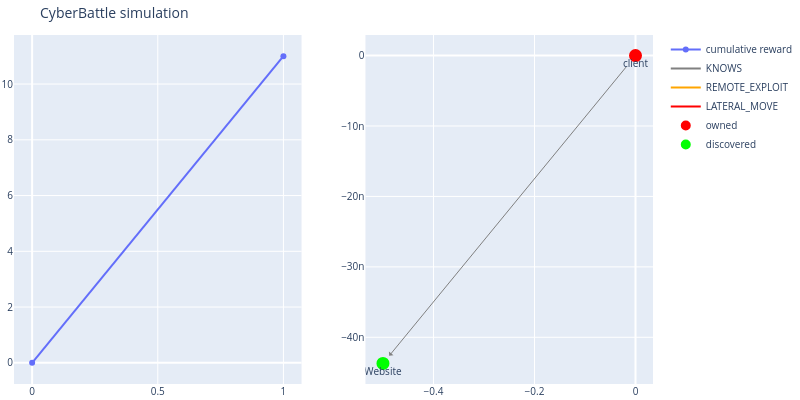
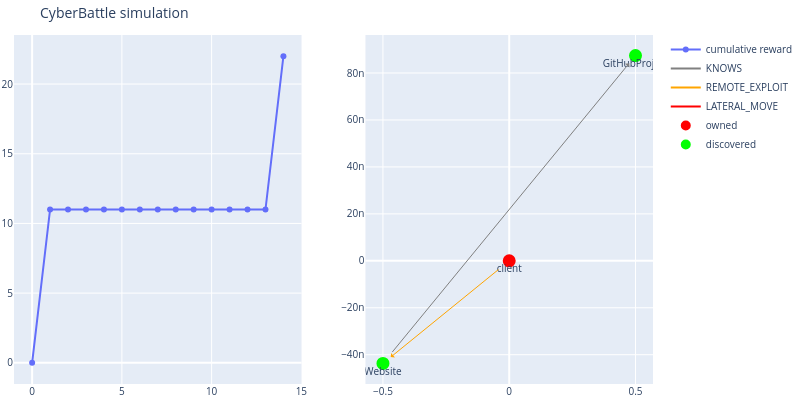
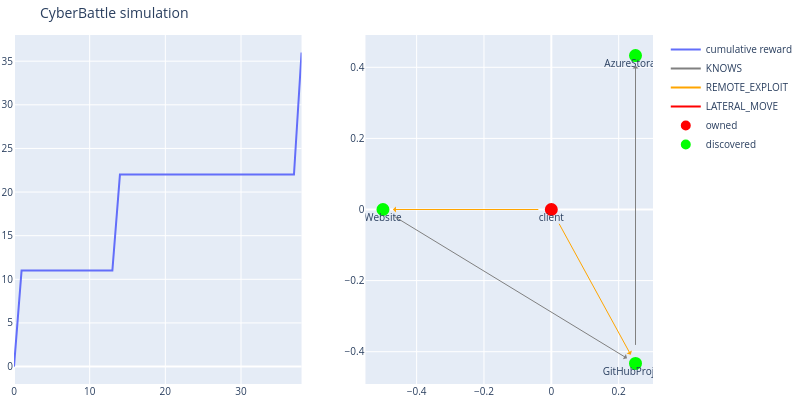
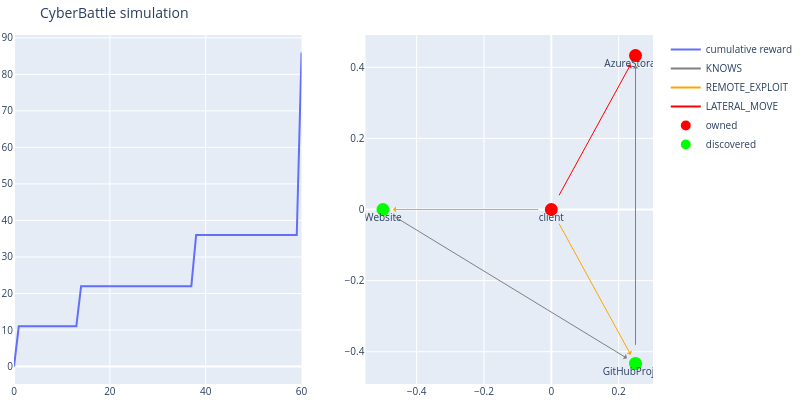

Notebook code for these charts, in order:
### Code cell
for i_episode in range(1):
    observation, _ = gym_env.reset()

    total_reward = 0

    for t in range(5600):
        action = gym_env.sample_valid_action()

        observation, reward, done, _, info = gym_env.step(action)

        total_reward += reward

        if reward > 0:
            print("####### rewarded action: {action}")
            print(f"total_reward={total_reward} reward={reward}")
            gym_env.render()

        if done:
            print("Episode finished after {} timesteps".format(t + 1))
            break

    gym_env.render()

gym_env.close()
print("simulation ended")

### Figure 1 — Plotly figure (JSON) as saved in the notebook; plotly's stock layout.template omitted (floating-point values rounded to 4 significant figures)
{"data": [{"name": "cumulative reward", "type": "scatter", "xaxis": "x", "y": [0, 11], "yaxis": "y"}, {"line": {"color": "gray"}, "mode": "lines", "name": "KNOWS", "type": "scatter", "x": [0], "xaxis": "x2", "y": [0], "yaxis": "y2"}, {"line": {"color": "orange"}, "mode": "lines", "name": "REMOTE_EXPLOIT", "type": "scatter", "x": [0], "xaxis": "x2", "y": [0], "yaxis": "y2"}, {"line": {"color": "red"}, "mode": "lines", "name": "LATERAL_MOVE", "type": "scatter", "x": [0], "xaxis": "x2", "y": [0], "yaxis": "y2"}, {"hoverinfo": "text", "marker": {"color": "#D32F2E", "line": {"color": "rgb(255,0,0)", "width": 8}, "size": 5, "symbol": "circle-dot"}, "mode": "markers+text", "name": "owned", "text": ["client"], "textposition": "bottom center", "type": "scatter", "x": [0], "xaxis": "x2", "y": [0], "yaxis": "y2"}, {"hoverinfo": "text", "marker": {"color": "#0e9d00", "line": {"color": "rgb(0,255,0)", "width": 8}, "size": 5, "symbol": "circle-dot"}, "mode": "markers+text", "name": "discovered", "text": ["Website"], "textposition": "bottom center", "type": "scatter", "x": [-0.5], "xaxis": "x2", "y": [-4.371e-08], "yaxis": "y2"}], "layout": {"annotations": [{"align": "center", "arrowcolor": "gray", "arrowhead": 1, "arrowsize": 1, "arrowwidth": 1, "ax": 0, "axref": "x2", "ay": 0, "ayref": "y2", "hovertext": "KNOWS", "opacity": 1, "showarrow": true, "standoff": 10, "startstandoff": 10, "x": -0.5, "xref": "x2", "y": -4.371e-08, "yref": "y2"}], "autosize": false, "font": {"size": 10}, "height": 400, "hovermode": "closest", "margin": {"b": 15, "l": 2, "r": 2, "t": 35}, "showlegend": true, "title": {"text": "CyberBattle simulation"}, "width": 800, "xaxis": {"anchor": "y", "domain": [0, 0.45]}, "xaxis2": {"anchor": "y2", "domain": [0.55, 1]}, "yaxis": {"anchor": "x", "domain": [0, 1]}, "yaxis2": {"anchor": "x2", "domain": [0, 1]}}}

### Figure 2 — Plotly figure (JSON) as saved in the notebook; plotly's stock layout.template omitted (floating-point values rounded to 4 significant figures)
{"data": [{"name": "cumulative reward", "type": "scatter", "xaxis": "x", "y": [0, 11, 11, 11, 11, 11, 11, 11, 11, 11, 11, 11, 11, 11, 22], "yaxis": "y"}, {"line": {"color": "gray"}, "mode": "lines", "name": "KNOWS", "type": "scatter", "x": [0], "xaxis": "x2", "y": [0], "yaxis": "y2"}, {"line": {"color": "orange"}, "mode": "lines", "name": "REMOTE_EXPLOIT", "type": "scatter", "x": [0], "xaxis": "x2", "y": [0], "yaxis": "y2"}, {"line": {"color": "red"}, "mode": "lines", "name": "LATERAL_MOVE", "type": "scatter", "x": [0], "xaxis": "x2", "y": [0], "yaxis": "y2"}, {"hoverinfo": "text", "marker": {"color": "#D32F2E", "line": {"color": "rgb(255,0,0)", "width": 8}, "size": 5, "symbol": "circle-dot"}, "mode": "markers+text", "name": "owned", "text": ["client"], "textposition": "bottom center", "type": "scatter", "x": [0], "xaxis": "x2", "y": [0], "yaxis": "y2"}, {"hoverinfo": "text", "marker": {"color": "#0e9d00", "line": {"color": "rgb(0,255,0)", "width": 8}, "size": 5, "symbol": "circle-dot"}, "mode": "markers+text", "name": "discovered", "text": ["Website", "GitHubProject"], "textposition": "bottom center", "type": "scatter", "x": [-0.5, 0.5], "xaxis": "x2", "y": [-4.371e-08, 8.742e-08], "yaxis": "y2"}], "layout": {"annotations": [{"align": "center", "arrowcolor": "gray", "arrowhead": 1, "arrowsize": 1, "arrowwidth": 1, "ax": -0.5, "axref": "x2", "ay": -4.371e-08, "ayref": "y2", "hovertext": "KNOWS", "opacity": 1, "showarrow": true, "standoff": 10, "startstandoff": 10, "x": 0.5, "xref": "x2", "y": 8.742e-08, "yref": "y2"}, {"align": "center", "arrowcolor": "orange", "arrowhead": 1, "arrowsize": 1, "arrowwidth": 1, "ax": 0, "axref": "x2", "ay": 0, "ayref": "y2", "hovertext": "REMOTE_EXPLOIT", "opacity": 1, "showarrow": true, "standoff": 10, "startstandoff": 10, "x": -0.5, "xref": "x2", "y": -4.371e-08, "yref": "y2"}], "autosize": false, "font": {"size": 10}, "height": 400, "hovermode": "closest", "margin": {"b": 15, "l": 2, "r": 2, "t": 35}, "showlegend": true, "title": {"text": "CyberBattle simulation"}, "width": 800, "xaxis": {"anchor": "y", "domain": [0, 0.45]}, "xaxis2": {"anchor": "y2", "domain": [0.55, 1]}, "yaxis": {"anchor": "x", "domain": [0, 1]}, "yaxis2": {"anchor": "x2", "domain": [0, 1]}}}

### Figure 3 — Plotly figure (JSON) as saved in the notebook; plotly's stock layout.template omitted (floating-point values rounded to 4 significant figures)
{"data": [{"name": "cumulative reward", "type": "scatter", "xaxis": "x", "y": [0, 11, 11, 11, 11, 11, 11, 11, 11, 11, 11, 11, 11, 11, 22, 22, 22, 22, 22, 22, 22, 22, 22, 22, 22, 22, 22, 22, 22, 22, 22, 22, 22, 22, 22, 22, 22, 22, 36], "yaxis": "y"}, {"line": {"color": "gray"}, "mode": "lines", "name": "KNOWS", "type": "scatter", "x": [0], "xaxis": "x2", "y": [0], "yaxis": "y2"}, {"line": {"color": "orange"}, "mode": "lines", "name": "REMOTE_EXPLOIT", "type": "scatter", "x": [0], "xaxis": "x2", "y": [0], "yaxis": "y2"}, {"line": {"color": "red"}, "mode": "lines", "name": "LATERAL_MOVE", "type": "scatter", "x": [0], "xaxis": "x2", "y": [0], "yaxis": "y2"}, {"hoverinfo": "text", "marker": {"color": "#D32F2E", "line": {"color": "rgb(255,0,0)", "width": 8}, "size": 5, "symbol": "circle-dot"}, "mode": "markers+text", "name": "owned", "text": ["client"], "textposition": "bottom center", "type": "scatter", "x": [0], "xaxis": "x2", "y": [0], "yaxis": "y2"}, {"hoverinfo": "text", "marker": {"color": "#0e9d00", "line": {"color": "rgb(0,255,0)", "width": 8}, "size": 5, "symbol": "circle-dot"}, "mode": "markers+text", "name": "discovered", "text": ["Website", "GitHubProject", "AzureStorage"], "textposition": "bottom center", "type": "scatter", "x": [-0.5, 0.25, 0.25], "xaxis": "x2", "y": [-4.371e-08, -0.433, 0.433], "yaxis": "y2"}], "layout": {"annotations": [{"align": "center", "arrowcolor": "gray", "arrowhead": 1, "arrowsize": 1, "arrowwidth": 1, "ax": 0.25, "axref": "x2", "ay": -0.433, "ayref": "y2", "hovertext": "KNOWS", "opacity": 1, "showarrow": true, "standoff": 10, "startstandoff": 10, "x": 0.25, "xref": "x2", "y": 0.433, "yref": "y2"}, {"align": "center", "arrowcolor": "gray", "arrowhead": 1, "arrowsize": 1, "arrowwidth": 1, "ax": -0.5, "axref": "x2", "ay": -4.371e-08, "ayref": "y2", "hovertext": "KNOWS", "opacity": 1, "showarrow": true, "standoff": 10, "startstandoff": 10, "x": 0.25, "xref": "x2", "y": -0.433, "yref": "y2"}, {"align": "center", "arrowcolor": "orange", "arrowhead": 1, "arrowsize": 1, "arrowwidth": 1, "ax": 0, "axref": "x2", "ay": 0, "ayref": "y2", "hovertext": "REMOTE_EXPLOIT", "opacity": 1, "showarrow": true, "standoff": 10, "startstandoff": 10, "x": -0.5, "xref": "x2", "y": -4.371e-08, "yref": "y2"}, {"align": "center", "arrowcolor": "orange", "arrowhead": 1, "arrowsize": 1, "arrowwidth": 1, "ax": 0, "axref": "x2", "ay": 0, "ayref": "y2", "hovertext": "REMOTE_EXPLOIT", "opacity": 1, "showarrow": true, "standoff": 10, "startstandoff": 10, "x": 0.25, "xref": "x2", "y": -0.433, "yref": "y2"}], "autosize": false, "font": {"size": 10}, "height": 400, "hovermode": "closest", "margin": {"b": 15, "l": 2, "r": 2, "t": 35}, "showlegend": true, "title": {"text": "CyberBattle simulation"}, "width": 800, "xaxis": {"anchor": "y", "domain": [0, 0.45]}, "xaxis2": {"anchor": "y2", "domain": [0.55, 1]}, "yaxis": {"anchor": "x", "domain": [0, 1]}, "yaxis2": {"anchor": "x2", "domain": [0, 1]}}}

### Figure 4 — Plotly figure (JSON) as saved in the notebook; plotly's stock layout.template omitted (floating-point values rounded to 4 significant figures)
{"data": [{"name": "cumulative reward", "type": "scatter", "xaxis": "x", "y": [0, 11, 11, 11, 11, 11, 11, 11, 11, 11, 11, 11, 11, 11, 22, 22, 22, 22, 22, 22, 22, 22, 22, 22, 22, 22, 22, 22, 22, 22, 22, 22, 22, 22, 22, 22, 22, 22, 36, 36, 36, 36, 36, 36, 36, 36, 36, 36, 36, 36, 36, 36, 36, 36, 36, 36, 36, 36, 36, 36, 86], "yaxis": "y"}, {"line": {"color": "gray"}, "mode": "lines", "name": "KNOWS", "type": "scatter", "x": [0], "xaxis": "x2", "y": [0], "yaxis": "y2"}, {"line": {"color": "orange"}, "mode": "lines", "name": "REMOTE_EXPLOIT", "type": "scatter", "x": [0], "xaxis": "x2", "y": [0], "yaxis": "y2"}, {"line": {"color": "red"}, "mode": "lines", "name": "LATERAL_MOVE", "type": "scatter", "x": [0], "xaxis": "x2", "y": [0], "yaxis": "y2"}, {"hoverinfo": "text", "marker": {"color": "#D32F2E", "line": {"color": "rgb(255,0,0)", "width": 8}, "size": 5, "symbol": "circle-dot"}, "mode": "markers+text", "name": "owned", "text": ["client", "AzureStorage"], "textposition": "bottom center", "type": "scatter", "x": [0, 0.25], "xaxis": "x2", "y": [0, 0.433], "yaxis": "y2"}, {"hoverinfo": "text", "marker": {"color": "#0e9d00", "line": {"color": "rgb(0,255,0)", "width": 8}, "size": 5, "symbol": "circle-dot"}, "mode": "markers+text", "name": "discovered", "text": ["Website", "GitHubProject"], "textposition": "bottom center", "type": "scatter", "x": [-0.5, 0.25], "xaxis": "x2", "y": [-4.371e-08, -0.433], "yaxis": "y2"}], "layout": {"annotations": [{"align": "center", "arrowcolor": "gray", "arrowhead": 1, "arrowsize": 1, "arrowwidth": 1, "ax": 0.25, "axref": "x2", "ay": -0.433, "ayref": "y2", "hovertext": "KNOWS", "opacity": 1, "showarrow": true, "standoff": 10, "startstandoff": 10, "x": 0.25, "xref": "x2", "y": 0.433, "yref": "y2"}, {"align": "center", "arrowcolor": "gray", "arrowhead": 1, "arrowsize": 1, "arrowwidth": 1, "ax": -0.5, "axref": "x2", "ay": -4.371e-08, "ayref": "y2", "hovertext": "KNOWS", "opacity": 1, "showarrow": true, "standoff": 10, "startstandoff": 10, "x": 0.25, "xref": "x2", "y": -0.433, "yref": "y2"}, {"align": "center", "arrowcolor": "orange", "arrowhead": 1, "arrowsize": 1, "arrowwidth": 1, "ax": 0, "axref": "x2", "ay": 0, "ayref": "y2", "hovertext": "REMOTE_EXPLOIT", "opacity": 1, "showarrow": true, "standoff": 10, "startstandoff": 10, "x": -0.5, "xref": "x2", "y": -4.371e-08, "yref": "y2"}, {"align": "center", "arrowcolor": "orange", "arrowhead": 1, "arrowsize": 1, "arrowwidth": 1, "ax": 0, "axref": "x2", "ay": 0, "ayref": "y2", "hovertext": "REMOTE_EXPLOIT", "opacity": 1, "showarrow": true, "standoff": 10, "startstandoff": 10, "x": 0.25, "xref": "x2", "y": -0.433, "yref": "y2"}, {"align": "center", "arrowcolor": "red", "arrowhead": 1, "arrowsize": 1, "arrowwidth": 1, "ax": 0, "axref": "x2", "ay": 0, "ayref": "y2", "hovertext": "LATERAL_MOVE", "opacity": 1, "showarrow": true, "standoff": 10, "startstandoff": 10, "x": 0.25, "xref": "x2", "y": 0.433, "yref": "y2"}], "autosize": false, "font": {"size": 10}, "height": 400, "hovermode": "closest", "margin": {"b": 15, "l": 2, "r": 2, "t": 35}, "showlegend": true, "title": {"text": "CyberBattle simulation"}, "width": 800, "xaxis": {"anchor": "y", "domain": [0, 0.45]}, "xaxis2": {"anchor": "y2", "domain": [0.55, 1]}, "yaxis": {"anchor": "x", "domain": [0, 1]}, "yaxis2": {"anchor": "x2", "domain": [0, 1]}}}
